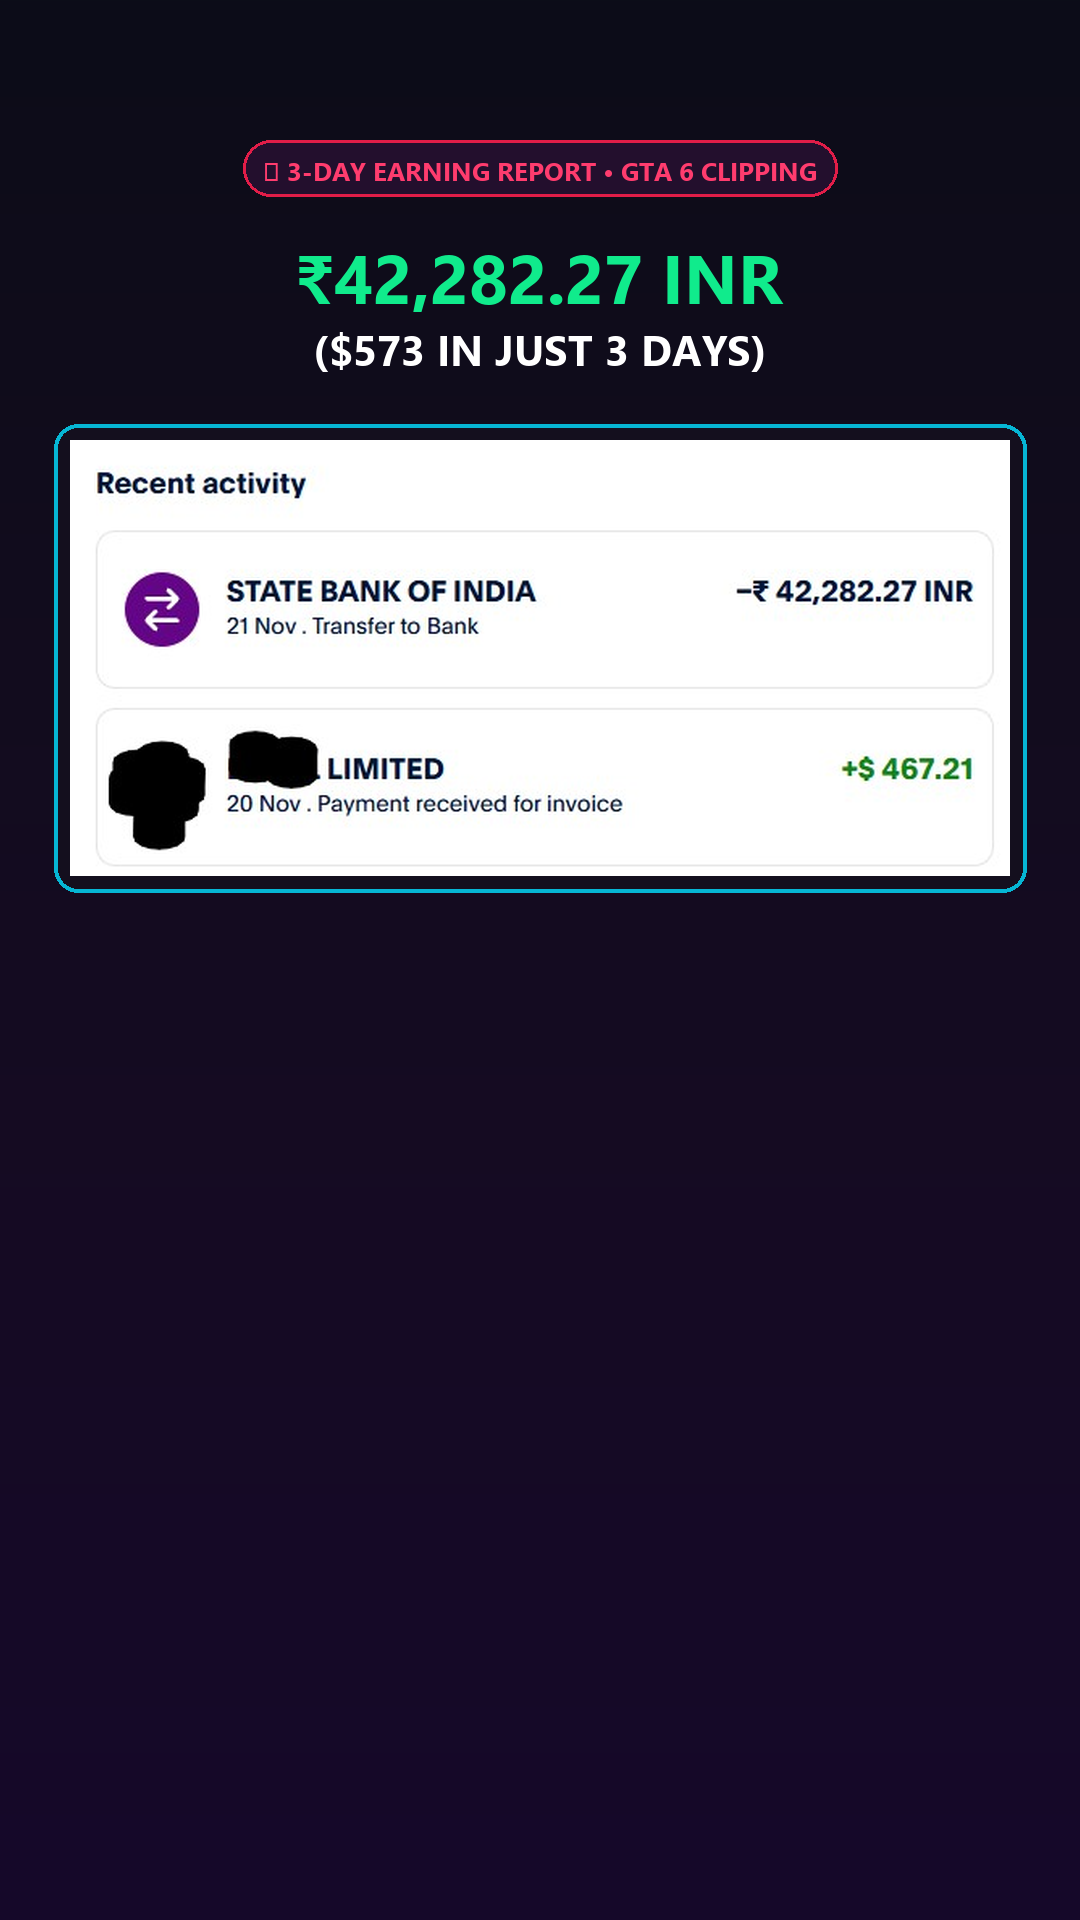

Python code for this plot:
import math
from PIL import Image, ImageDraw, ImageFont, ImageFilter

WIDTH, HEIGHT = 1080, 1920

def get_font(size, bold=True):
    try:
        font_path = "C:/Windows/Fonts/segoeuib.ttf" if bold else "C:/Windows/Fonts/segoeui.ttf"
        return ImageFont.truetype(font_path, size)
    except:
        return ImageFont.load_default()

def draw_gradient_bg(draw, t):
    # Deep midnight purple to dark navy background
    for y in range(HEIGHT):
        ratio = y / HEIGHT
        r = int(12 + 10 * math.sin(t * 0.5 + ratio * 2.0))
        g = int(8 + 5 * math.cos(t * 0.5 + ratio * 1.5))
        b = int(24 + 18 * ratio)
        draw.line([(0, y), (WIDTH, y)], fill=(r, g, b))

def test_frame():
    img = Image.new("RGB", (WIDTH, HEIGHT))
    draw = ImageDraw.Draw(img)
    draw_gradient_bg(draw, 0.0)
    
    # Draw top neon pill
    font_sm = get_font(26, bold=True)
    pill_text = "⚡ 3-DAY EARNING REPORT • GTA 6 CLIPPING"
    bbox = font_sm.getbbox(pill_text)
    pw = bbox[2] - bbox[0] + 40
    ph = 56
    px = (WIDTH - pw) // 2
    py = 140
    draw.rounded_rectangle([px, py, px + pw, py + ph], radius=28, fill=(35, 15, 45), outline=(225, 29, 72), width=3)
    draw.text((px + 20, py + 12), pill_text, fill=(255, 60, 110), font=font_sm)
    
    # Big Headline
    font_lg = get_font(68, bold=True)
    hl = "₹42,282.27 INR"
    hl_bbox = font_lg.getbbox(hl)
    draw.text(((WIDTH - (hl_bbox[2] - hl_bbox[0])) // 2, 230), hl, fill=(16, 235, 140), font=font_lg)
    
    font_sub = get_font(42, bold=True)
    sub = "($573 IN JUST 3 DAYS)"
    sub_bbox = font_sub.getbbox(sub)
    draw.text(((WIDTH - (sub_bbox[2] - sub_bbox[0])) // 2, 320), sub, fill=(255, 255, 255), font=font_sub)
    
    # Place SBI Proof Image
    sbi = Image.open("public/proofs/sbi_transfer_42k.png").convert("RGBA")
    # Scale to width 940
    sw, sh = sbi.size
    target_w = 940
    target_h = int(sh * (target_w / sw))
    sbi_scaled = sbi.resize((target_w, target_h), Image.Resampling.LANCZOS)
    
    card_x = (WIDTH - target_w) // 2
    card_y = 440
    # Card glow border
    draw.rounded_rectangle([card_x - 16, card_y - 16, card_x + target_w + 16, card_y + target_h + 16], radius=24, fill=(20, 15, 30), outline=(6, 182, 212), width=4)
    img.paste(sbi_scaled, (card_x, card_y), sbi_scaled)
    
    img.save("scripts/test_frame.png")
    print("Test frame saved: scripts/test_frame.png")

if __name__ == "__main__":
    test_frame()
